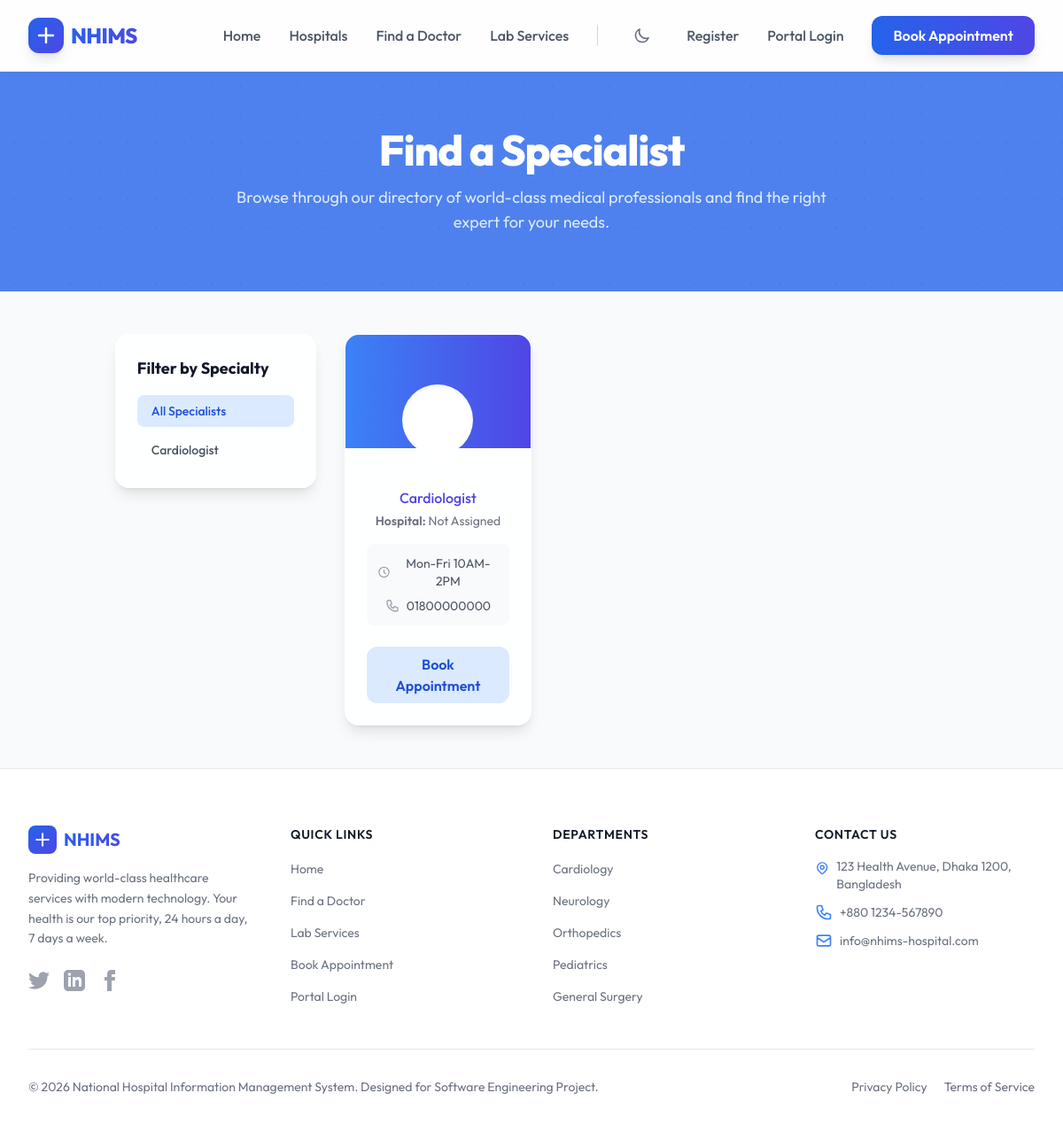
The page /public_doctors.php on the database as committed earlier.
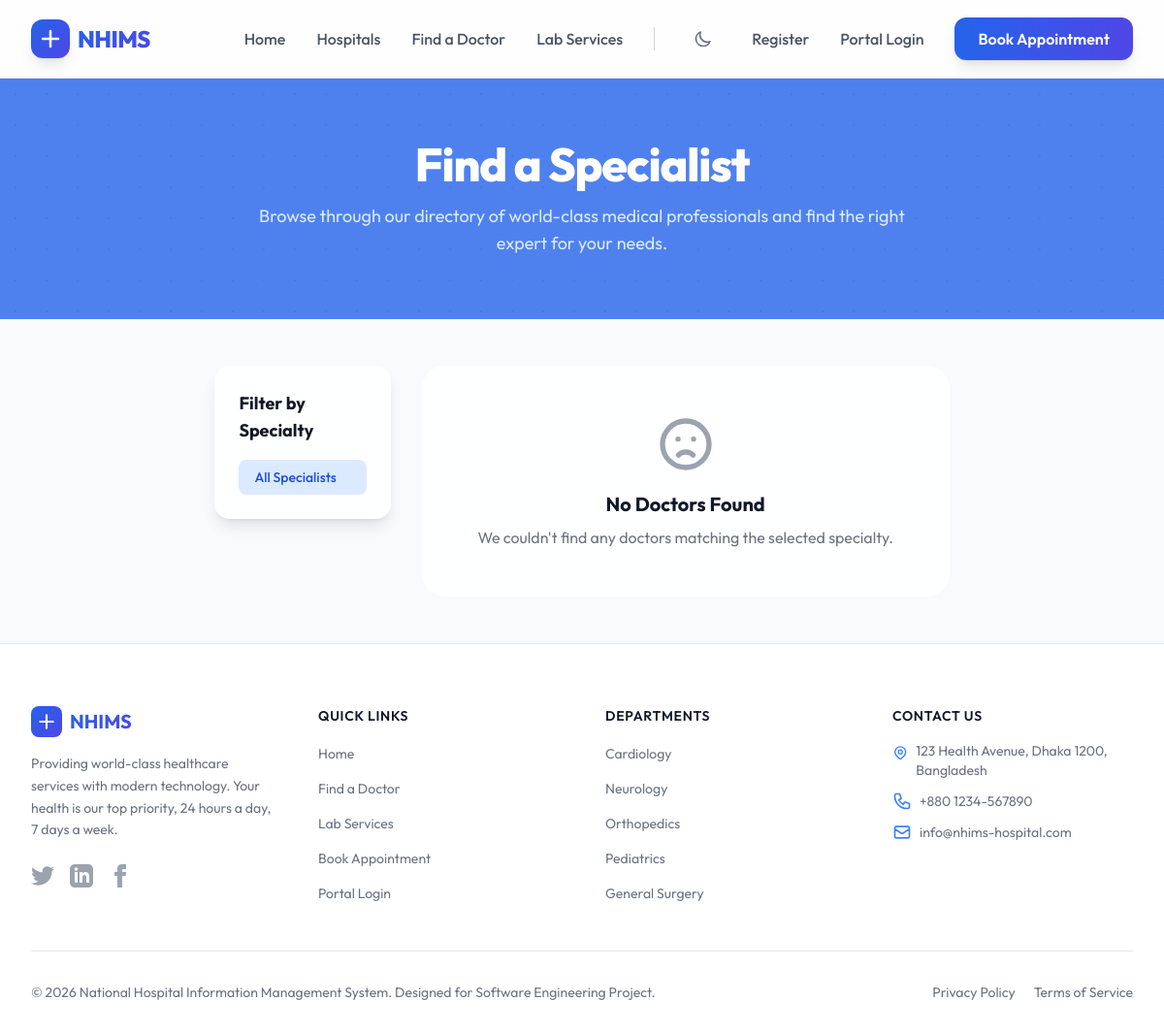
The same page on the database as committed later.
### tables this page shows
CREATE TABLE `doctors` (
  `id` int(11) NOT NULL AUTO_INCREMENT,
  `user_id` int(11) NOT NULL,
  `hospital_id` int(11) NOT NULL,
  `department_id` int(11) DEFAULT NULL,
  `name` varchar(100) NOT NULL,
  `specialization` varchar(100) NOT NULL,
  `phone` varchar(20) NOT NULL,
  `consultation_fee` decimal(10,2) NOT NULL DEFAULT 1000.00,
  `base_salary` decimal(10,2) NOT NULL DEFAULT 50000.00,
  PRIMARY KEY (`id`),
  KEY `user_id` (`user_id`),
  KEY `hospital_id` (`hospital_id`),
  KEY `department_id` (`department_id`),
  CONSTRAINT `doc_ibfk_1` FOREIGN KEY (`user_id`) REFERENCES `users` (`id`) ON DELETE CASCADE,
  CONSTRAINT `doc_ibfk_2` FOREIGN KEY (`hospital_id`) REFERENCES `hospitals` (`id`) ON DELETE CASCADE,
  CONSTRAINT `doc_ibfk_3` FOREIGN KEY (`department_id`) REFERENCES `departments` (`id`) ON DELETE SET NULL
);

### public_doctors.php (the view, shortened to what the rows shown need)
<?php
require_once 'config/db.php';
try {
    $stmt = $conn->prepare("SELECT DISTINCT specialization FROM doctors WHERE specialization IS NOT NULL AND specialization != ''");
    $stmt->execute();
} catch(PDOException $e) {
    $specializations = [];
}
$filter = isset($_GET['specialization']) ? $_GET['specialization'] : '';
try {
    if ($filter) {
        $stmt = $conn->prepare("SELECT d.*, h.name as hospital_name FROM doctors d LEFT JOIN hospitals h ON d.hospital_id = h.id WHERE d.specialization = :spec ORDER BY d.name ASC");
        $stmt->bindParam(':spec', $filter);
    } else {
        $stmt = $conn->prepare("SELECT d.*, h.name as hospital_name FROM doctors d LEFT JOIN hospitals h ON d.hospital_id = h.id ORDER BY d.name ASC");
    }
    $stmt->execute();
    $doctors = $stmt->fetchAll(PDO::FETCH_ASSOC);
} catch(PDOException $e) {
    $doctors = [];
}
require_once 'includes/header_public.php';
?>
<div class="bg-blue-600 dark:bg-slate-800 py-16 relative overflow-hidden">
    <div class="max-w-7xl mx-auto px-4 sm:px-6 lg:px-8 relative z-10 text-center animate-fade-in-up">
        <h1 class="text-4xl md:text-5xl font-extrabold text-white tracking-tight mb-4">Find a Specialist</h1>
    </div>
</div>
<div class="max-w-7xl mx-auto px-4 sm:px-6 lg:px-8 py-12 flex flex-col md:flex-row gap-8 animate-fade-in-up delay-100">
    <div class="w-full md:w-3/4">
        <div class="grid grid-cols-1 md:grid-cols-2 lg:grid-cols-3 gap-6">
            <?php if(!empty($doctors)): ?>
                <?php foreach($doctors as $doc): ?>
                    <div class="glass rounded-2xl overflow-hidden shadow-lg border border-white/50 dark:border-white/10 hover:-translate-y-2 hover:shadow-xl transition-all duration-300 flex flex-col">
                        <div class="h-32 bg-gradient-to-r from-blue-500 to-indigo-600 flex items-center justify-center">
                            <div class="w-20 h-20 bg-white rounded-full flex items-center justify-center shadow-inner mt-16 text-3xl font-bold text-blue-600">
                            </div>
                        </div>
                        <div class="p-6 pt-10 flex-grow text-center">
                            <p class="text-indigo-600 dark:text-indigo-400 font-medium mb-1"><?php echo htmlspecialchars($doc['specialization']); ?></p>
                            <p class="text-gray-500 dark:text-gray-400 text-sm mb-4"><span class="font-semibold">Hospital:</span> <?php echo htmlspecialchars($doc['hospital_name'] ?? 'Not Assigned'); ?></p>
                            <div class="bg-gray-50 dark:bg-gray-800/50 rounded-lg p-3 text-sm text-gray-600 dark:text-gray-400 mb-6 flex flex-col gap-2">
                                <div class="flex items-center justify-center">
                                    <svg class="w-4 h-4 mr-2 text-gray-400" fill="none" stroke="currentColor" viewBox="0 0 24 24"><path stroke-linecap="round" stroke-linejoin="round" stroke-width="2" d="M12 8v4l3 3m6-3a9 9 0 11-18 0 9 9 0 0118 0z"></path></svg>
                                    <?php echo htmlspecialchars($doc['schedule']); ?>
                                </div>
                                <div class="flex items-center justify-center">
                                    <?php echo htmlspecialchars($doc['phone']); ?>
                                </div>
                            </div>
                            <a href="book_online.php?doctor_id=<?php echo $doc['id']; ?>" class="block w-full bg-blue-100 hover:bg-blue-200 dark:bg-blue-900/40 dark:hover:bg-blue-900/60 text-blue-700 dark:text-blue-300 font-semibold py-2 px-4 rounded-xl transition-colors">
                                Book Appointment
                            </a>
                        </div>
                    </div>
                <?php endforeach; ?>
            <?php endif; ?>
        </div>
    </div>
</div>
<?php
require_once 'includes/footer_public.php';
?>

Rows that differ between the two databases and show on the page:
removed doctors: specialization "Cardiologist", hospital_name "Not Assigned", schedule "Mon-Fri 10AM-2PM", phone "01800000000"
Other text that changed with them:
text now shown: "No Doctors Found We couldn't find any doctors matching the selected specialty."
list line gone: "Cardiologist"
